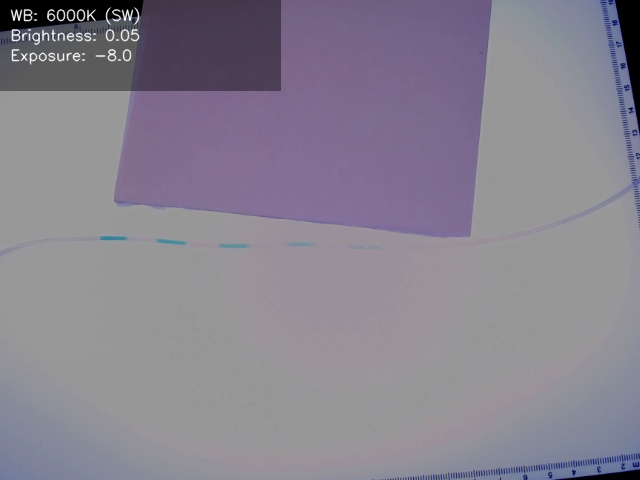
#> input picture captured_images/IMG_20251006_114233_T6000_B0.05_E-8.0.jpg, 640 x 480 px, given in place of the camera
$ jupyter execute Webcam.ipynb
#> lines starting #> are read from the running program, lines starting #| are printed output that depends on the picture; after the words box and inside, x2 and y2 are one past the last pixel; in counts of white or black regions, pixels touching at a corner belong together
[cell 1]
import cv2
import numpy as np
import time
import csv

# -----------------------------
# PARAMETERS
# -----------------------------
SNAP_INTERVAL = 5        # seconds between snapshots
CSV_FILE = "bubble_log.csv"
MAX_RUNS = 12            # number of snapshots (12 × 5s = 1 minute test)
AREA_THRESHOLD = 500     # minimum pixel area for valid bubble

# -----------------------------
# FUNCTIONS
# -----------------------------
def bubble_features(frame):
    """Return quantitative features of the bubble if present, else None."""
    hsv = cv2.cvtColor(frame, cv2.COLOR_BGR2HSV)

    # Blue color range (adjust if needed)
    lower_blue = np.array([100, 150, 50])
    upper_blue = np.array([140, 255, 255])
    mask = cv2.inRange(hsv, lower_blue, upper_blue)

    # Find contours (blobs of blue)
    contours, _ = cv2.findContours(mask, cv2.RETR_EXTERNAL, cv2.CHAIN_APPROX_SIMPLE)
    if not contours:
        return None

    # Take largest blue contour (assume that's the bubble)
    cnt = max(contours, key=cv2.contourArea)
    area = cv2.contourArea(cnt)
    if area < AREA_THRESHOLD:
        return None

    # Bounding box for position
    x, y, w, h = cv2.boundingRect(cnt)
    cx, cy = x + w//2, y + h//2

    # Mask only inside this contour
    bubble_mask = np.zeros_like(mask)
    cv2.drawContours(bubble_mask, [cnt], -1, 255, -1)

    # Compute mean color inside bubble
    mean_bgr = cv2.mean(frame, mask=bubble_mask)[:3]
    mean_hsv = cv2.mean(hsv, mask=bubble_mask)[:3]

    return {
        "area": int(area),
        "center_x": cx,
        "center_y": cy,
        "mean_B": round(mean_bgr[0], 1),
        "mean_G": round(mean_bgr[1], 1),
        "mean_R": round(mean_bgr[2], 1),
        "mean_H": round(mean_hsv[0], 1),
        "mean_S": round(mean_hsv[1], 1),
        "mean_V": round(mean_hsv[2], 1),
    }

# -----------------------------
# MAIN LOOP
# -----------------------------
cap = cv2.VideoCapture(0)  # try 1 or 2 if 0 doesn't work
if not cap.isOpened():
    raise RuntimeError("❌ Could not open webcam. Try another index (0,1,2).")

time_series = []

try:
    for i in range(MAX_RUNS):   # limited runs for testing
        ret, frame = cap.read()
        if not ret or frame is None:
            print("⚠️ Empty frame, skipping...")
            time.sleep(SNAP_INTERVAL)
            continue

        current_time = time.time()
        features = bubble_features(frame)

        if features:
            row = [
                current_time, 1, features["area"], features["center_x"], features["center_y"],
                features["mean_R"], features["mean_G"], features["mean_B"],
                features["mean_H"], features["mean_S"], features["mean_V"]
            ]
            print(f"Snapshot {i+1}/{MAX_RUNS} | Bubble Detected | Area={features['area']} | "
                  f"RGB=({features['mean_R']},{features['mean_G']},{features['mean_B']})")
        else:
            row = [current_time, 0, 0, None, None, None, None, None, None, None, None]
            print(f"Snapshot {i+1}/{MAX_RUNS} | No bubble detected")

        time_series.append(row)
        time.sleep(SNAP_INTERVAL)
#> this loop made 12 passes
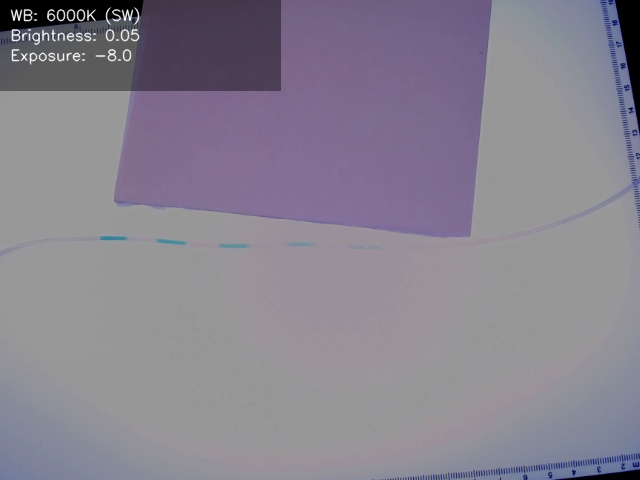
#> input picture captured_images/IMG_20251006_114233_T6000_B0.05_E-8.0.jpg, 640 x 480 px, given in place of the camera
#> pass 1, in bubble_features, `mask = cv2.inRange(hsv, lower_blue, upper_blue)`:
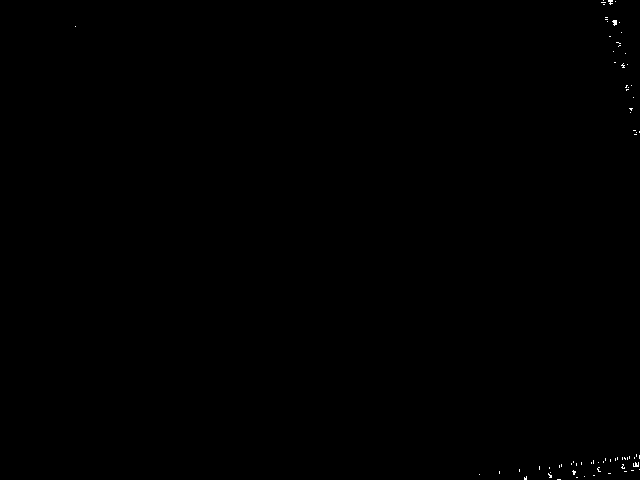
#> mask: shape (480, 640); 0.09% white in thin lines or dots, all inside (x1, y1, x2, y2) = (75, 0, 640, 480)
#> frame is the input picture: shape (480, 640, 3); mean B, G, R 143.3, 130.6, 135.6
#> after the loop, time_series = 12 items

finally:
    cap.release()

# -----------------------------
# SAVE CSV
# -----------------------------
with open(CSV_FILE, "w", newline="") as f:
    writer = csv.writer(f)
    writer.writerow([
        "timestamp", "bubble_present", "area", "center_x", "center_y",
        "mean_R", "mean_G", "mean_B", "mean_H", "mean_S", "mean_V"
    ])
    writer.writerows(time_series)

print(f"\n✅ Data saved to {CSV_FILE}")
